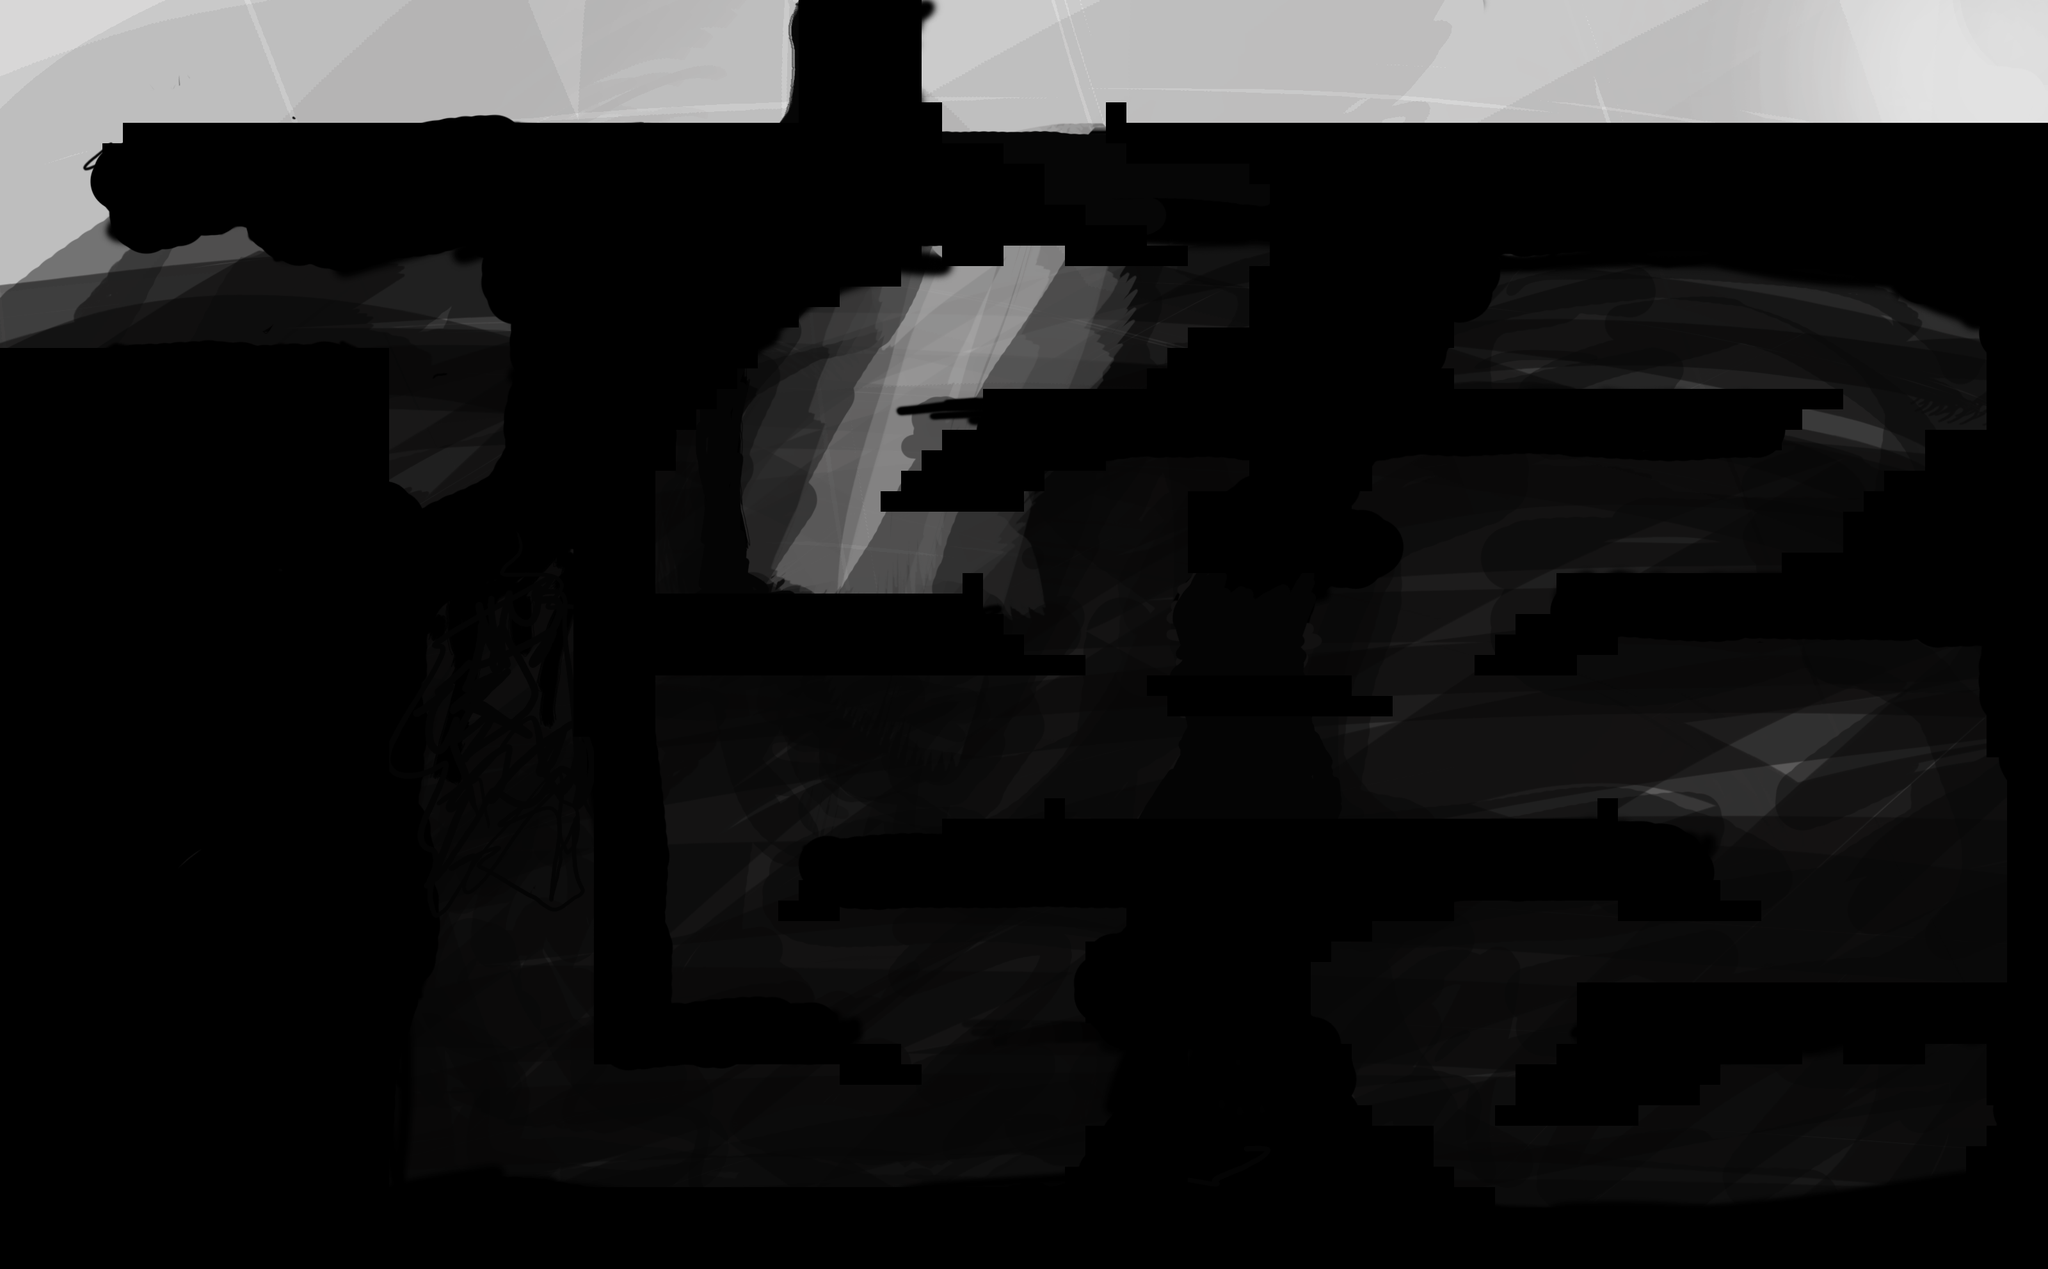

Below is a game level as drawn by its tile map, then a one-line description and the .tmx that defines it (tile-layer data replaced by summaries):
An orthogonal 100x62 tile map with 32x32 px tiles, 2 tile layers (Background, walking ground), 1 hidden layer not drawn, 2 tilesets.

<map version="1.2" tiledversion="1.3.2" orientation="orthogonal" renderorder="right-down" compressionlevel="0" width="100" height="62" tilewidth="32" tileheight="32" infinite="0" nextlayerid="5" nextobjectid="1">
 <editorsettings>
  <export target="level 2 map.json" format="json" />
 </editorsettings>
 <tileset firstgid="1" name="level 2" tilewidth="32" tileheight="32" tilecount="6200" columns="100">
  <image source="../../Digital Assignment 5/assets/level 2.png" width="3200" height="2000" />
 </tileset>
 <tileset firstgid="6201" name="level 2 foreground" tilewidth="32" tileheight="32" tilecount="6200" columns="100">
  <image source="../../Digital Assignment 5/assets/level 2 foreground.png" width="3200" height="2000" />
 </tileset>
 <layer id="2" name="Background" width="100" height="62" opacity="0.9">
  <data>[6200 cells, 6200 non-empty, 6178 distinct tile ids]</data>
 </layer>
 <layer id="4" name="walking ground" width="100" height="62">
  <data>[6200 cells, 2264 non-empty, 33 distinct tile ids]</data>
 </layer>
 <layer id="3" name="foreground" width="100" height="62" visible="0">
  <data>[6200 cells, 3550 non-empty, 3550 distinct tile ids]</data>
 </layer>
</map>
